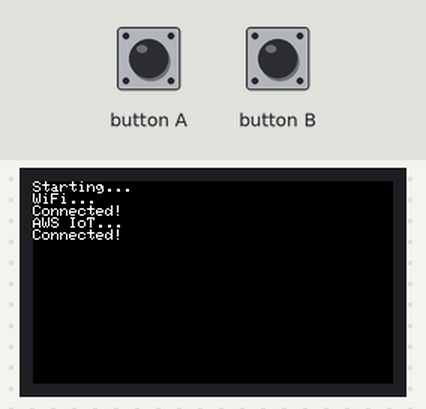
Recording of a sketch running on a simulated ESP32. On the bench: 240×135 colour display. WiFi joins after 1.5 s; servers stay silent unless stated; no MQTT or app messages arrive unless stated.

Above: at 1.8 s.

The sketch:

aws_iot_color_control.ino
```cpp
#include <M5StickCPlus2.h>
#include <WiFi.h>
#include <WiFiClientSecure.h>
#include <PubSubClient.h>
#include <ArduinoJson.h>

// WiFi credentials
const char* ssid = "YOUR_WIFI_NAME";
const char* password = "YOUR_WIFI_PASSWORD";

// AWS IoT settings
const char* aws_endpoint = "your-endpoint-ats.iot.us-east-1.amazonaws.com";
const int aws_port = 8883;
const char* device_id = "robotinc-m5stick-001";
String command_topic = "robotinc/device/command/" + String(device_id);
String status_topic = "robotinc/device/status/" + String(device_id);

// AWS IoT certificates (paste your actual certificates here)
const char* root_ca = R"EOF(
-----BEGIN CERTIFICATE-----
[Your Root CA Certificate]
-----END CERTIFICATE-----
)EOF";

const char* device_cert = R"EOF(
-----BEGIN CERTIFICATE-----
[Your Device Certificate]
-----END CERTIFICATE-----
)EOF";

const char* private_key = R"EOF(
-----BEGIN RSA PRIVATE KEY-----
[Your Private Key]
-----END RSA PRIVATE KEY-----
)EOF";

WiFiClientSecure secureClient;
PubSubClient client(secureClient);

void setup() {
  auto cfg = M5.config();
  StickCP2.begin(cfg);
  StickCP2.Display.setRotation(3);
  StickCP2.Display.fillScreen(TFT_BLACK);
  StickCP2.Display.setTextColor(TFT_WHITE);
  StickCP2.Display.println("Starting...");

  connectWiFi();
  setupAWS();
  connectAWS();
}

void loop() {
  StickCP2.update();
  if (!client.connected()) connectAWS();
  client.loop();
  delay(100);
}

void connectWiFi() {
  WiFi.begin(ssid, password);
  StickCP2.Display.print("WiFi");
  while (WiFi.status() != WL_CONNECTED) {
    delay(500);
    StickCP2.Display.print(".");
  }
  StickCP2.Display.println("\nConnected!");
}

void setupAWS() {
  secureClient.setCACert(root_ca);
  secureClient.setCertificate(device_cert);
  secureClient.setPrivateKey(private_key);
  client.setServer(aws_endpoint, aws_port);
  client.setCallback(onMqttMessage);
}

void connectAWS() {
  int attempts = 0;
  while (!client.connected() && attempts < 3) {
    StickCP2.Display.println("AWS IoT...");
    if (client.connect(device_id)) {
      StickCP2.Display.println("Connected!");
      client.subscribe(command_topic.c_str());
      client.publish(status_topic.c_str(), "{\"status\":\"online\"}");
    } else {
      StickCP2.Display.print("Fail:");
      StickCP2.Display.println(client.state());
      attempts++;
      delay(5000);
    }
  }
}

void onMqttMessage(char* topic, byte* payload, unsigned int length) {
  StaticJsonDocument<200> doc;
  deserializeJson(doc, payload, length);

  if (doc["action"] == "color" && doc.containsKey("r")) {
    int r = doc["r"], g = doc["g"], b = doc["b"];
    uint16_t color = ((r & 0xF8) << 8) | ((g & 0xFC) << 3) | (b >> 3);
    StickCP2.Display.fillScreen(color);
    StickCP2.Display.setTextColor(TFT_WHITE);
    StickCP2.Display.setCursor(10, 10);
    StickCP2.Display.print("RGB:");
    StickCP2.Display.print(r);
    StickCP2.Display.print(",");
    StickCP2.Display.print(g);
    StickCP2.Display.print(",");
    StickCP2.Display.println(b);

    String resp = "{\"status\":\"RGB(" + String(r) + "," + String(g) + "," + String(b) + ") set\"}";
    client.publish(status_topic.c_str(), resp.c_str());
  }
}
```
